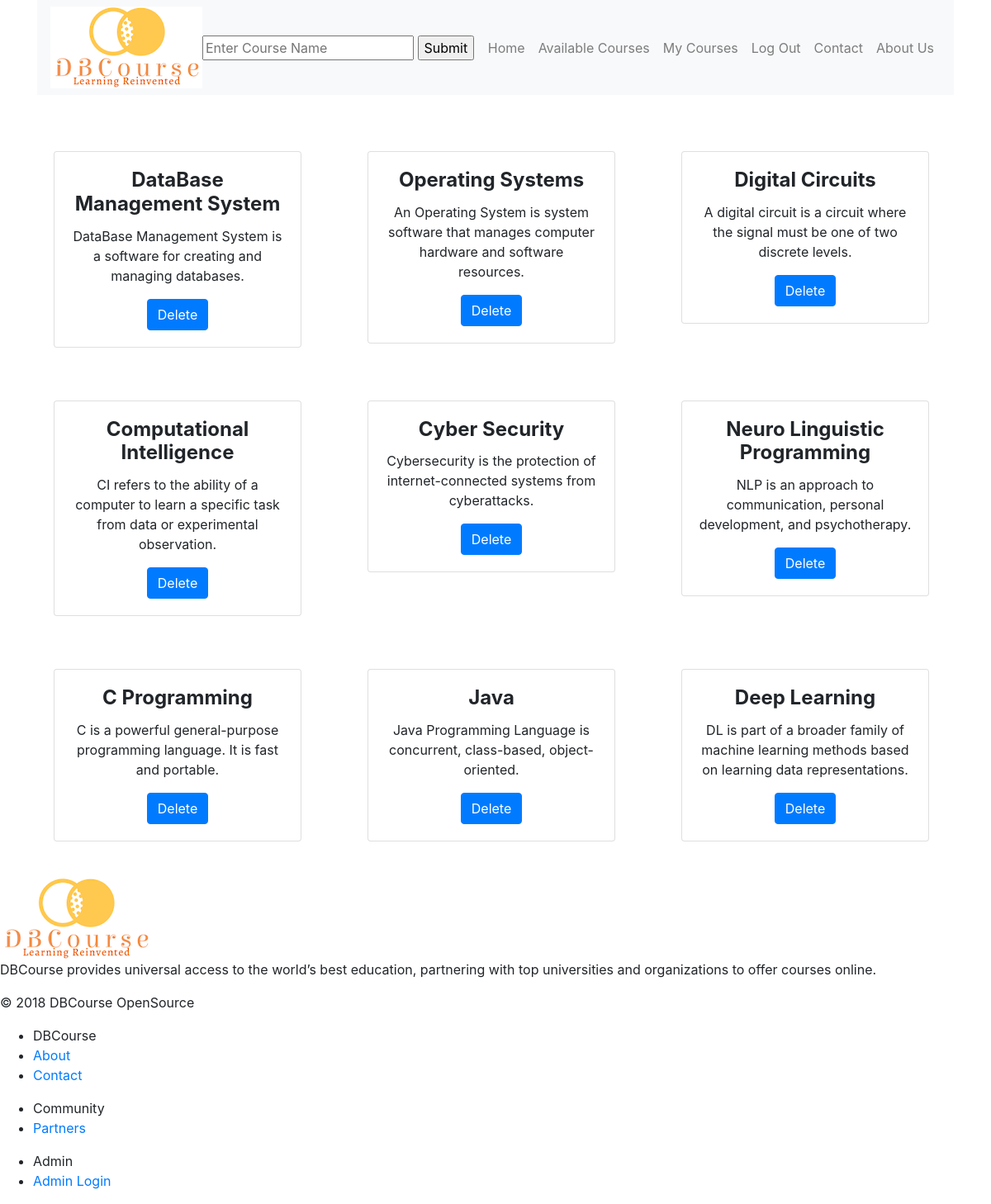
/course_list.php (signed in), run on the app's committed database.
### tables this page shows
CREATE TABLE `course_list` (
  `c_id` int(11) NOT NULL,
  `c_name` varchar(250) NOT NULL,
  `c_about` varchar(550) NOT NULL
);

### course_list.php (the view, shortened to what this page needs)
<!DOCTYPE html>
<html class="no-js" lang="en">
    <head>
        <link rel='stylesheet' href="https://maxcdn.bootstrapcdn.com/font-awesome/4.7.0/css/font-awesome.min.css">
        <link rel="stylesheet" href="css/bootstrap.css">
    </head>
    <body>
        <div class="container">
        <nav class="navbar navbar-expand-lg navbar-light bg-light">
            <div class="logo">
				<a href="index.php"><img src="dbcourse.png" alt="Coursera" /></a>
			</div>
                <div class="wrap">
                    <div class="search">
                        <input type="text" class="searchterm" name="" placeholder="Enter Course Name">
                        <input type="submit" class="searchbtn" placeholder="Search">
                    </div>
                </div>
                <div class="collapse navbar-collapse" id="navbarsupportedContent">
                    <ul class="navbar-nav ml-auto">
                        <li class="nev-item">
                            <a class="nav-link" href="#">Home</a>
                        </li>
                        <li class="nev-item">
                            <a class="nav-link" href="test.php" > Available Courses</a>
                        </li>
                        <li class="nev-item">
                            <a class="nav-link" href="test1.php" >My Courses</a>
                        </li>
                        <li class="nev-item">
                            <a class="nav-link" href="logout.php">Log Out</a>
                        </li>
                        <li class="nev-item">
                                <a class="nav-link" href="contactus.php">Contact</a>
                            </li>
                        <li class="nev-item">
                                <a class="nav-link" href="about.php">About Us</a>
                            </li>
                    </ul>
                </div>
            </nav>
            <div>
                <div >
                <br /><br />
                <div class="row" >
                <?php
                    include('connection.php');
                $query = "select * from course_list";
                $result = mysqli_query($conn, $query);
                    while($row = mysqli_fetch_array($result))
                {
                     echo '
                          <div class="col">
                    <div class="card mb-4" style="border:0px;">
                  <div class="card-body text-center">
                     <div class="card" style="width:300px">
                                <div class="card-body">
                                       <h4 class="card-title"><b>'.$row['c_name'].'</b></h4>
                                        <p class="card-text">'.$row['c_about'].'</p>
                                        <form action="course_delete.php" method="GET" >
                                          <button type="submit" name="submit" class="btn btn-primary" value="'.$row['c_id'].'">Delete</button>
                                        </form>
                              </div></div></div></div>
                            </div><br><br>
                     ';
               }
                ?>
                </div>
            </div>
            </div>
        </div>
        <footer class="site-footer" itemscope itemtype="https://schema.org/WPFooter">
            <div class="site-footer">
                <div class="inner-wrapper">
                    <div class="info">
                        <div class="logo"><img src="dbcourse.png"/>
                        </div>
                        <p class="about">DBCourse provides universal access to the world’s best education, partnering with top universities and organizations to offer courses online.</p>
                        <p class="copyright">© 2018 DBCourse OpenSource</p>
                    </div>
                    <div class="menu">
                        <ul>
                            <li class="plain">DBCourse</li>
                            <li><a href="about.php">About</a></li>
                            <li><a href="contactus.php">Contact</a></li>
                        </ul>
                        <ul>
                            <li class="plain">Community</li>
                            <li><a href="www.nitc.ac.in">Partners</a></li>
                        </ul>
                        <ul>
                            <li class="plain">Admin</li>
                            <li><a href="admin_login.php">Admin Login</a></li>
                        </ul>
                    </div>
                </div>
        </div>
    </footer>
    </body>
</html>

### data on the page
course_list: c_name "DataBase Management System", c_about "DataBase Management System is a software for creating and managing databases.", $row['c_id'] 25 (drawn)
course_list: c_name "Operating Systems", c_about "An Operating System is system software that manages computer hardware and software resources.", $row['c_id'] 26 (drawn)
course_list: c_name "Digital Circuits", c_about "A digital circuit is a circuit where the signal must be one of two discrete levels.", $row['c_id'] 36 (drawn)
course_list: c_name "Computational Intelligence", c_about "CI refers to the ability of a computer to learn a specific task from data or experimental observation.", $row['c_id'] 27 (drawn)
course_list: c_name "Cyber Security", c_about "Cybersecurity is the protection of internet-connected systems from cyberattacks.", $row['c_id'] 37 (drawn)
course_list: c_name "Neuro Linguistic Programming", c_about "NLP is an approach to communication, personal development, and psychotherapy.", $row['c_id'] 38 (drawn)
course_list: c_name "C Programming", c_about "C is a powerful general-purpose programming language. It is fast and portable.", $row['c_id'] 39 (drawn)
course_list: c_name "Java", c_about "Java Programming Language is concurrent, class-based, object-oriented.", $row['c_id'] 40 (drawn)
course_list: c_name "Deep Learning", c_about "DL is part of a broader family of machine learning methods based on learning data representations.", $row['c_id'] 41 (drawn)
